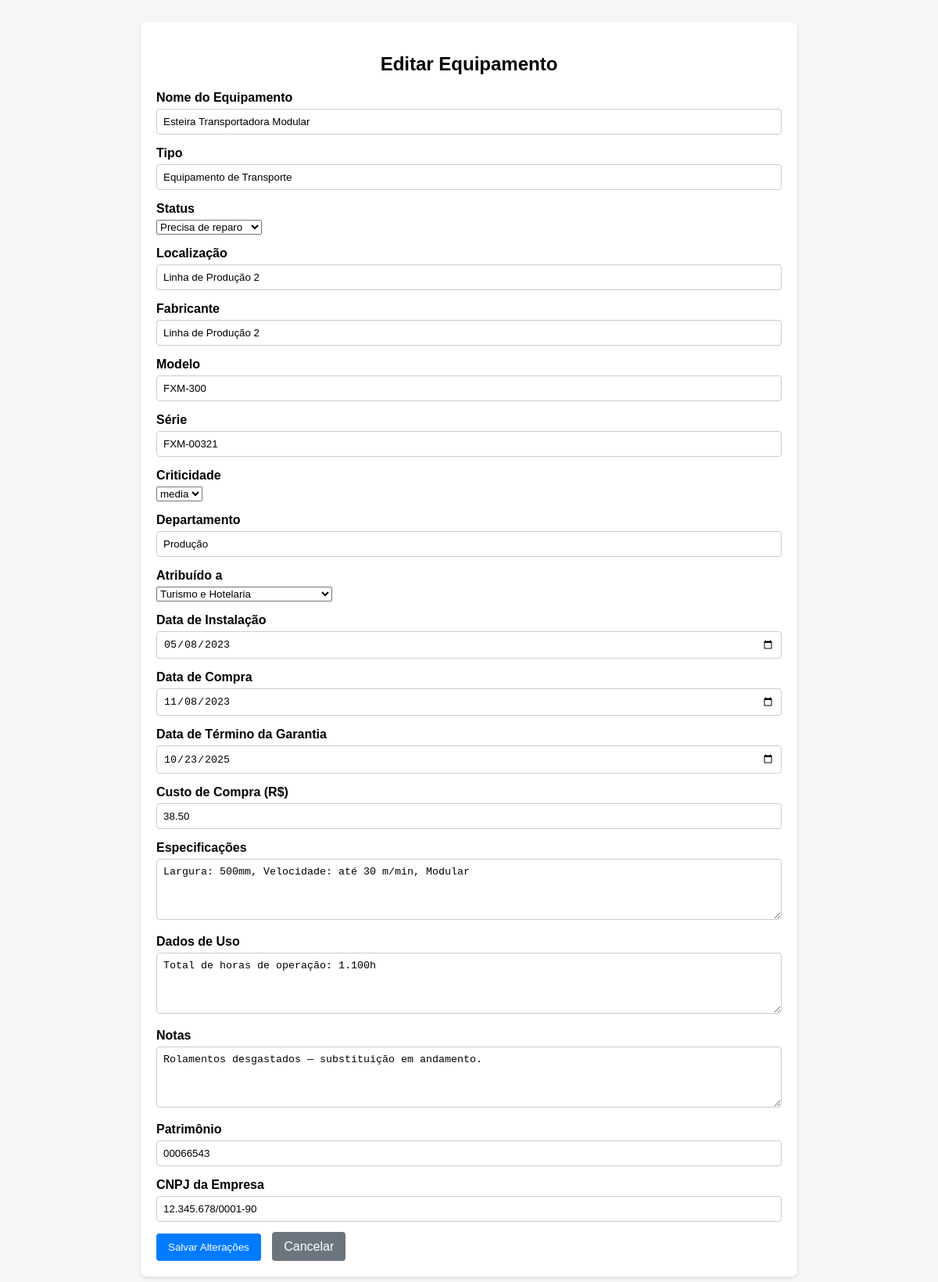
Page /process/editarEquipamento.php?id=14 on the committed database.
### tables this page shows
CREATE TABLE IF NOT EXISTS `equipamentos` (
  `equipamento_id` int NOT NULL AUTO_INCREMENT,
  `nome_equipamento` varchar(255) NOT NULL,
  `tipo_equipamento` varchar(100) NOT NULL,
  `status` enum('Em manutenção','Precisa de reparo','Operacional') NOT NULL,
  `localizacao` varchar(255) NOT NULL,
  `fabricante` varchar(100) NOT NULL,
  `numero_modelo` varchar(100) DEFAULT NULL,
  `numero_serie` varchar(100) DEFAULT NULL,
  `criticidade` enum('alta','media','baixa') DEFAULT NULL,
  `departamento` varchar(100) NOT NULL,
  `atribuido_a` enum('Tecnologia da Informação','Saúde e Bem-Estar','Serviços Financeiros','Varejo e Comércio','Educação','Construção Civil','Indústria Manufatureira','Mídia e Entretenimento','Governo e Setor Público','Turismo e Hotelaria','Serviços Imobiliários','Biotecnologia','Sustentabilidade e Meio Ambiente','Marketing e Publicidade','Indústria Alimentícia','Consultoria','Setor Agrícola','Energia','Transporte e Logística','Recursos Humanos') DEFAULT NULL,
  `data_instalacao` date NOT NULL,
  `data_compra` date NOT NULL,
  `custo_compra` decimal(10,2) NOT NULL,
  `data_termino_garantia` date NOT NULL,
  `especificacoes` text,
  `dados_uso` text NOT NULL,
  `notas` text,
  `data_registro` datetime NOT NULL DEFAULT CURRENT_TIMESTAMP,
  `ultima_atualizacao` datetime NOT NULL DEFAULT CURRENT_TIMESTAMP ON UPDATE CURRENT_TIMESTAMP,
  `patrimonio` varchar(18) NOT NULL,
  `cnpj_empresa` varchar(18) NOT NULL,
  PRIMARY KEY (`equipamento_id`),
  UNIQUE KEY `numero_serie` (`numero_serie`),
  KEY `FK_equipamentos_empresas` (`cnpj_empresa`),
  KEY `FK_equipamentos_setores` (`atribuido_a`),
  CONSTRAINT `FK_equipamentos_empresas` FOREIGN KEY (`cnpj_empresa`) REFERENCES `empresas` (`cnpj`),
  CONSTRAINT `FK_equipamentos_setores` FOREIGN KEY (`atribuido_a`) REFERENCES `setores` (`setores`)
);

### process/editarEquipamento.php (the view, shortened to what this page needs)
<?php
include_once('../php/config.php');
if (isset($_GET['id'])) {
    $id = $_GET['id'];
    try {
        $stmt = $conn->prepare("SELECT * FROM equipamentos WHERE equipamento_id = :id");
        $stmt->bindParam(':id', $id, PDO::PARAM_INT);
        $stmt->execute();
        $equipamento = $stmt->fetch(PDO::FETCH_ASSOC);
    } catch (PDOException $e) {
        echo "Erro ao buscar os dados do equipamento: " . $e->getMessage();
        exit();
    }
} else if ($_SERVER['REQUEST_METHOD'] === 'POST') {
    try {
        $id = $_POST['equipamento_id'];
        $nome_equipamento = $_POST['nome_equipamento'];
        $tipo_equipamento = $_POST['tipo_equipamento'];
        $status = $_POST['status'];
        $localizacao = $_POST['localizacao'];
        $fabricante = $_POST['fabricante'];
        $numero_modelo = $_POST['numero_modelo'];
        $numero_serie = $_POST['numero_serie'];
        $criticidade = $_POST['criticidade'];
        $departamento = $_POST['departamento'];
        $atribuido_a = $_POST['atribuido_a'];
        $data_instalacao = $_POST['data_instalacao'];
        $data_compra = $_POST['data_compra'];
        $data_termino_garantia = $_POST['data_termino_garantia'];
        $custo_compra = $_POST['custo_compra'];
        $especificacoes = $_POST['especificacoes'];
        $dados_uso = $_POST['dados_uso'];
        $notas = $_POST['notas'];
        $patrimonio = $_POST['patrimonio'];
        $cnpj_empresa = $_POST['cnpj_empresa'];
        $sql = "UPDATE equipamentos SET
                nome_equipamento = :nome_equipamento,
                tipo_equipamento = :tipo_equipamento,
                status = :status,
                localizacao = :localizacao,
                fabricante = :fabricante,
                numero_modelo = :numero_modelo,
                numero_serie = :numero_serie,
                criticidade = :criticidade,
                departamento = :departamento,
                atribuido_a = :atribuido_a,
                data_instalacao = :data_instalacao,
                data_compra = :data_compra,
                data_termino_garantia = :data_termino_garantia,
                custo_compra = :custo_compra,
                especificacoes = :especificacoes,
                dados_uso = :dados_uso,
                notas = :notas,
                patrimonio = :patrimonio,
                cnpj_empresa = :cnpj_empresa
                WHERE equipamento_id = :id";
        $stmt = $conn->prepare($sql);
        $stmt->bindParam(':nome_equipamento', $nome_equipamento);
        $stmt->bindParam(':tipo_equipamento', $tipo_equipamento);
        $stmt->bindParam(':status', $status);
        $stmt->bindParam(':localizacao', $localizacao);
        $stmt->bindParam(':fabricante', $fabricante);
        $stmt->bindParam(':numero_modelo', $numero_modelo);
        $stmt->bindParam(':numero_serie', $numero_serie);
        $stmt->bindParam(':criticidade', $criticidade);
        $stmt->bindParam(':departamento', $departamento);
        $stmt->bindParam(':atribuido_a', $atribuido_a);
        $stmt->bindParam(':data_instalacao', $data_instalacao);
        $stmt->bindParam(':data_compra', $data_compra);
        $stmt->bindParam(':data_termino_garantia', $data_termino_garantia);
        $stmt->bindParam(':custo_compra', $custo_compra);
        $stmt->bindParam(':especificacoes', $especificacoes);
        $stmt->bindParam(':dados_uso', $dados_uso);
        $stmt->bindParam(':notas', $notas);
        $stmt->bindParam(':patrimonio', $patrimonio);
        $stmt->bindParam(':cnpj_empresa', $cnpj_empresa);
        $stmt->bindParam(':id', $id, PDO::PARAM_INT);
        $stmt->execute();
        header('Location: exibir_equipamentos.php?status=success_edit');
        exit();
    } catch (PDOException $e) {
        header('Location: exibir_equipamentos.php?status=error_edit');
        exit();
    }
} else {
    header('Location: exibir_equipamentos.php');
    exit();
}
?>
<!DOCTYPE html>
<html lang="pt-BR">
<head>
</head>
<body>
    <div class="container">
        <h2>Editar Equipamento</h2>
        <form action="editar.php" method="POST">
            <div class="form-group">
                <label for="nome_equipamento">Nome do Equipamento</label>
                <input type="text" name="nome_equipamento" value="<?= htmlspecialchars($equipamento['nome_equipamento']) ?>" required>
            </div>
            <div class="form-group">
                <label for="tipo_equipamento">Tipo</label>
                <input type="text" name="tipo_equipamento" value="<?= htmlspecialchars($equipamento['tipo_equipamento']) ?>" required>
            </div>
            <div class="form-group">
                <label for="status">Status</label>
                <select id="status" name="status" required>
                    <option value="<?= htmlspecialchars($equipamento['status']) ?>"><?= htmlspecialchars($equipamento['status']) ?></option>
                </select>
            </div>
            <div class="form-group">
                <label for="localizacao">Localização</label>
                <input type="text" name="localizacao" value="<?= htmlspecialchars($equipamento['localizacao']) ?>">
            </div>
            <div class="form-group">
                <label for="fabricante">Fabricante</label>
                <input type="text" name="fabricante" value="<?= htmlspecialchars($equipamento['fabricante']) ?>">
            </div>
            <div class="form-group">
                <label for="numero_modelo">Modelo</label>
                <input type="text" name="numero_modelo" value="<?= htmlspecialchars($equipamento['numero_modelo']) ?>">
            </div>
            <div class="form-group">
                <label for="numero_serie">Série</label>
                <input type="text" name="numero_serie" value="<?= htmlspecialchars($equipamento['numero_serie']) ?>">
            </div>
            <div class="form-group">
                <label for="criticidade">Criticidade</label>
                <select id="criticidade" name="criticidade" required>
                    <option value="<?= htmlspecialchars($equipamento['criticidade']) ?>"><?= htmlspecialchars($equipamento['criticidade']) ?></option>
                </select>
            </div>
            <div class="form-group">
                <label for="departamento">Departamento</label>
                <input type="text" name="departamento" value="<?= htmlspecialchars($equipamento['departamento']) ?>">
            </div>
            <div class="form-group">
                <label for="atribuido_a">Atribuído a</label>
                <select name="atribuido_a" id="atribuido_a">
                    <option value="<?= htmlspecialchars($equipamento['atribuido_a']) ?>"><?= htmlspecialchars($equipamento['atribuido_a']) ?></option>
            </div>
    </div>
    <div class="form-group">
        <label for="data_instalacao">Data de Instalação</label>
        <input type="date" name="data_instalacao" value="<?= htmlspecialchars($equipamento['data_instalacao']) ?>">
    </div>
    <div class="form-group">
        <label for="data_compra">Data de Compra</label>
        <input type="date" name="data_compra" value="<?= htmlspecialchars($equipamento['data_compra']) ?>">
    </div>
    <div class="form-group">
        <label for="data_termino_garantia">Data de Término da Garantia</label>
        <input type="date" name="data_termino_garantia" value="<?= htmlspecialchars($equipamento['data_termino_garantia']) ?>">
    </div>
    <div class="form-group">
        <label for="custo_compra">Custo de Compra (R$)</label>
        <input type="number" step="0.01" name="custo_compra" value="<?= htmlspecialchars($equipamento['custo_compra']) ?>">
    </div>
    <div class="form-group">
        <label for="especificacoes">Especificações</label>
        <textarea name="especificacoes" rows="4"><?= htmlspecialchars($equipamento['especificacoes']) ?></textarea>
    </div>
    <div class="form-group">
        <label for="dados_uso">Dados de Uso</label>
        <textarea name="dados_uso" rows="4"><?= htmlspecialchars($equipamento['dados_uso']) ?></textarea>
    </div>
    <div class="form-group">
        <label for="notas">Notas</label>
        <textarea name="notas" rows="4"><?= htmlspecialchars($equipamento['notas']) ?></textarea>
    </div>
    <div class="form-group">
        <label for="patrimonio">Patrimônio</label>
        <input type="text" name="patrimonio" value="<?= htmlspecialchars($equipamento['patrimonio']) ?>">
    </div>
    <div class="form-group">
        <label for="cnpj_empresa">CNPJ da Empresa</label>
        <input type="text" name="cnpj_empresa" value="<?= htmlspecialchars($equipamento['cnpj_empresa']) ?>">
    </div>
    <button type="submit">Salvar Alterações</button>
    <a href="exibir_equipamentos.php" class="btn-cancelar">Cancelar</a>
</body>
</html>

### process/editarEquipamento.php (style rules this page uses)
body { font-family: Arial, sans-serif; background-color: #f4f6f8; padding: 20px; }
.container { max-width: 800px; margin: 0 auto; background-color: #fff; padding: 20px; border-radius: 8px; box-shadow: 0 2px 4px rgba(0, 0, 0, 0.1); }
h2 { text-align: center; }
.form-group { margin-bottom: 15px; }
label { display: block; margin-bottom: 5px; font-weight: bold; }
input[type="text"], input[type="date"], input[type="number"], textarea { width: 100%; padding: 8px; border: 1px solid #ccc; border-radius: 4px; box-sizing: border-box; }
button[type="submit"] { background-color: #007bff; color: white; padding: 10px 15px; border: none; border-radius: 4px; cursor: pointer; }
a.btn-cancelar { background-color: #6c757d; color: white; padding: 10px 15px; border-radius: 4px; text-decoration: none; margin-left: 10px; }

### rows in the picture
equipamentos: nome_equipamento "Esteira Transportadora Modular", tipo_equipamento "Equipamento de Transporte", status "Precisa de reparo", localizacao "Linha de Produção 2", fabricante "Linha de Produção 2", numero_modelo "FXM-300", numero_serie "FXM-00321", criticidade "media", departamento "Produção", atribuido_a "Turismo e Hotelaria", data_instalacao "05/08/2023", data_compra "11/08/2023", data_termino_garantia "10/23/2025", custo_compra "38.50", especificacoes "Largura: 500mm, Velocidade: até 30 m/min, Modular", dados_uso "Total de horas de operação: 1.100h", notas "Rolamentos desgastados — substituição em andamento.", patrimonio "00066543", cnpj_empresa "12.345.678/0001-90"
